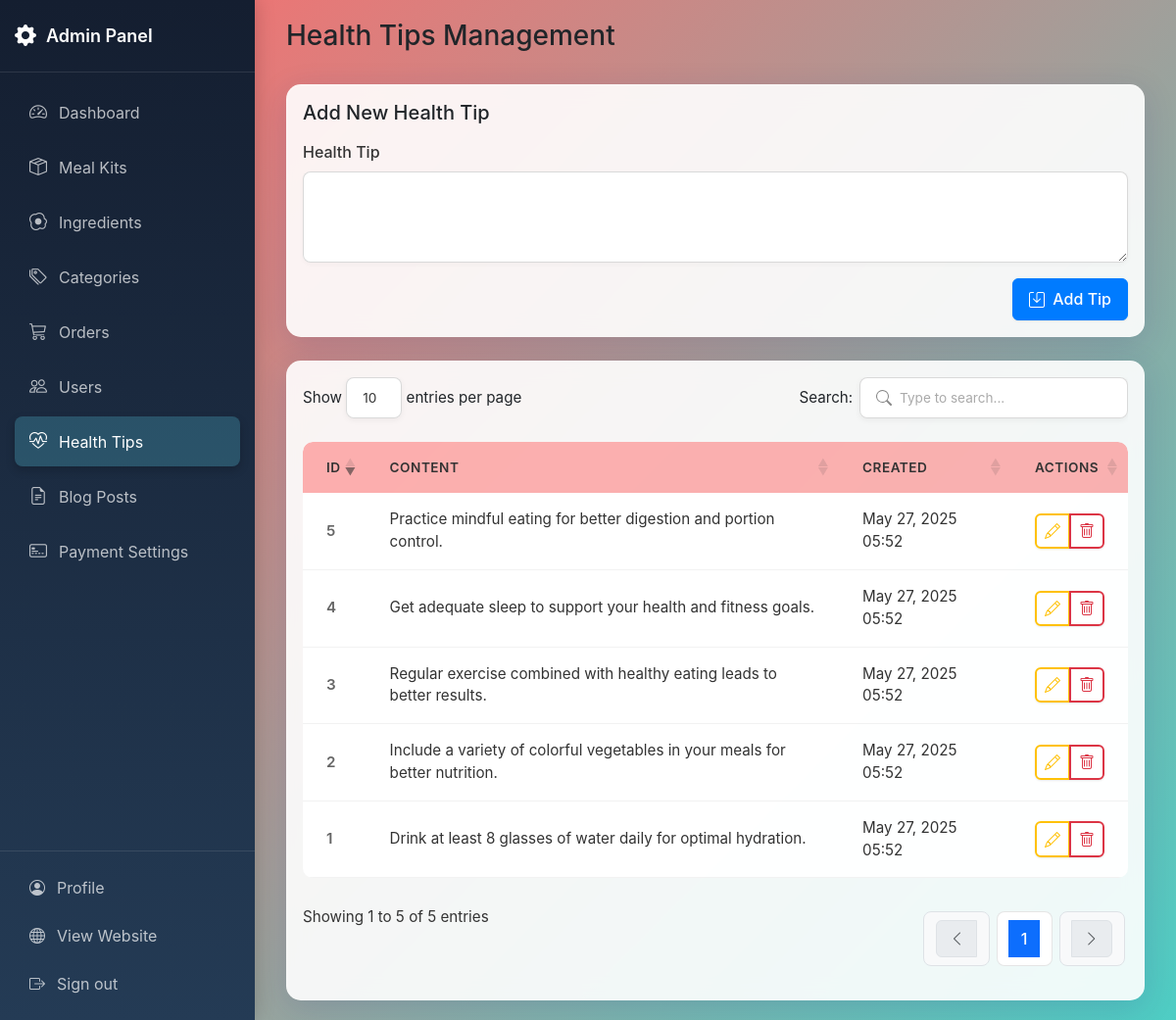
The app's page /admin/health-tips.php (signed in) with its own data.
### tables this page shows
CREATE TABLE health_tips (
    tip_id INT PRIMARY KEY AUTO_INCREMENT,
    content TEXT,
    created_at TIMESTAMP DEFAULT CURRENT_TIMESTAMP
);

### admin/health-tips.php (the view, shortened to what this page needs)
<?php
require_once '../includes/auth_check.php';
$edit_tip_id = isset($_GET['edit']) ? (int)$_GET['edit'] : null;
$edit_tip_content = '';
$health_tips = [];
$result = $mysqli->query("SELECT * FROM health_tips ORDER BY created_at DESC");
if ($result) {
    while ($row = $result->fetch_assoc()) {
        $health_tips[] = $row;
    }
}
?>
<!DOCTYPE html>
<html lang="en">
<head>
    <link href="https://cdn.jsdelivr.net/npm/bootstrap@5.3.0/dist/css/bootstrap.min.css" rel="stylesheet">
    <link rel="stylesheet" href="https://cdn.jsdelivr.net/npm/bootstrap-icons@1.11.3/font/bootstrap-icons.min.css">
    <link rel="stylesheet" href="https://cdn.datatables.net/1.13.7/css/dataTables.bootstrap5.min.css">
    <link rel="stylesheet" href="assets/css/admin.css">
</head>
<body>
    <div class="admin-container">
        <?php include 'includes/sidebar.php'; ?>
        <main class="main-content">
            <div class="container-fluid">
                <div class="row mb-4">
                    <div class="col-12 d-flex justify-content-between align-items-center">
                        <h3 class="page-title">Health Tips Management</h3>
                    </div>
                </div>
                <div class="card mb-4">
                    <div class="card-body">
                        <h5 class="card-title mb-3"><?php echo $edit_tip_id ? 'Edit Health Tip' : 'Add New Health Tip'; ?></h5>
                        <form method="POST" action="" class="needs-validation" novalidate>
                            <div class="mb-3">
                                <label for="content" class="form-label">Health Tip</label>
                                <textarea class="form-control" id="content" name="content" rows="3" required><?php echo $edit_tip_content; ?></textarea>
                            </div>
                            <div class="d-flex justify-content-end gap-2">
                                <button type="submit" class="btn btn-primary btn-ripple">
                                    <i class="bi bi-save"></i> <?php echo $edit_tip_id ? 'Save Changes' : 'Add Tip'; ?>
                                </button>
                            </div>
                        </form>
                    </div>
                </div>
                <div class="card">
                    <div class="card-body">
                        <div class="table-responsive">
                            <table class="table table-hover" id="healthTipsTable">
                                <thead>
                                    <tr>
                                        <th>ID</th>
                                        <th>Content</th>
                                        <th>Created</th>
                                        <th>Actions</th>
                                    </tr>
                                </thead>
                                <tbody>
                                    <?php foreach ($health_tips as $tip): ?>
                                    <tr>
                                        <td><?php echo $tip['tip_id']; ?></td>
                                        <td><?php echo htmlspecialchars($tip['content']); ?></td>
                                        <td><?php echo date('M d, Y H:i', strtotime($tip['created_at'])); ?></td>
                                        <td>
                                            <div class="btn-group">
                                                <a href="health-tips.php?edit=<?php echo $tip['tip_id']; ?>" class="btn btn-sm btn-outline-warning">
                                                <i class="bi bi-pencil"></i>
                                            </a>
                                                <button type="button" class="btn btn-sm btn-outline-danger" data-bs-toggle="modal" data-bs-target="#deleteConfirmModal" data-tip-id="<?php echo $tip['tip_id']; ?>">
                                                <i class="bi bi-trash"></i>
                                            </button>
                                            </div>
                                        </td>
                                    </tr>
                                    <?php endforeach; ?>
                                </tbody>
                            </table>
                        </div>
                    </div>
                </div>
            </div>
        </main>
    </div>
</body>
</html>

### admin/assets/css/admin.css (style rules this page uses)
body { min-height: 100vh; background: linear-gradient(135deg, #ff6b6b 0%, #4ecdc4 100%); overflow-x: hidden; margin: 0; padding: 0; font-family: -apple-system, BlinkMacSystemFont, "Segoe UI", Roboto, Oxygen-Sans, Ubuntu, Cantarell, "Helvetica Neue", sans-serif; }
.admin-container { display: flex; min-height: 100vh; position: relative; width: 100%; }
.main-content { flex: 1; margin-left: 260px; padding: 20px; overflow-y: auto; position: relative; min-height: 100vh; transition: all 0.3s ease; width: calc(100% - 260px); }
.card { background: rgba(255, 255, 255, 0.9); backdrop-filter: blur(10px); -webkit-backdrop-filter: blur(10px); border: 1px solid rgba(255, 255, 255, 0.18); box-shadow: 0 8px 32px 0 rgba(31, 38, 135, 0.15); border-radius: 15px; }
.table { --bs-table-bg: transparent; --bs-table-hover-bg: rgba(255, 255, 255, 0.1); margin: 0; }
.table > :not(caption) > * > * { background: transparent; border-bottom-color: rgba(255, 255, 255, 0.2); color: #333; padding: 1rem 1.5rem; }
.table > thead > tr > th { background: rgba(255, 107, 107, 0.5); font-weight: 600; text-transform: uppercase; font-size: 0.85rem; letter-spacing: 0.5px; border-bottom: none; }
.btn-outline-danger { color: #dc3545; border-color: #dc3545; }
.btn-outline-warning { color: #ffc107; border-color: #ffc107; }
.btn-primary { background-color: #007bff; border-color: #007bff; color: white; }
.btn-group .btn i { font-size: 1rem; }
.form-control, .form-select { background: rgba(255, 255, 255, 0.9); border: 1px solid rgba(255, 255, 255, 0.18); border-radius: 8px; padding: 0.5rem 1rem; backdrop-filter: blur(4px); -webkit-backdrop-filter: blur(4px); }
.form-label { color: #333; font-weight: 500; margin-bottom: 0.5rem; }
.btn { font-weight: 500; padding: 0.5rem 1rem; border-radius: 6px; transition: all 0.2s ease-in-out; box-shadow: 0 1px 2px rgba(0, 0, 0, 0.08); }
.btn-sm { padding: 0.25rem 0.5rem; font-size: 0.875rem; }
.btn-group { box-shadow: 0 1px 2px rgba(0, 0, 0, 0.08); border-radius: 6px; }
.btn-group .btn { box-shadow: none; }
.btn-outline-primary, .btn-outline-secondary, .btn-outline-success, .btn-outline-danger, .btn-outline-warning, .btn-outline-info { background-color: white; border-width: 2px; }
.btn i { display: inline-block; vertical-align: middle; margin-right: 0.25rem; }
.btn-sm i { margin-right: 0; }
.btn-ripple { position: relative; overflow: hidden; }
.btn-ripple:after { content: ""; background: rgba(255, 255, 255, 0.3); display: block; position: absolute; border-radius: 50%; width: 100px; height: 100px; margin-top: -50px; margin-left: -50px; opacity: 0; transition: all 0.5s; top: 50%; left: 50%; transform: scale(0); }
table.dataTable { border-collapse: separate !important; border-spacing: 0; margin: 0 0 1rem 0 !important; width: 100% !important; border-radius: 10px; overflow: hidden; }
table.dataTable thead th { background: rgba(255, 107, 107, 0.5); font-weight: 600; text-transform: uppercase; font-size: 0.85rem; letter-spacing: 0.5px; border-bottom: none; padding: 1rem 1.5rem; vertical-align: middle; color: #333; white-space: nowrap; border-top: none; }
table.dataTable thead th:first-child { border-top-left-radius: 10px; }
table.dataTable thead th:last-child { border-top-right-radius: 10px; }
table.dataTable tbody tr { background-color: rgba(255, 255, 255, 0.95); transition: background-color 0.2s ease; }
table.dataTable tbody td { padding: 1rem 1.5rem; vertical-align: middle; border-bottom: 1px solid rgba(0, 0, 0, 0.05); }
table.dataTable td:first-child { font-weight: 600; color: #666; }
.form-control, .form-select, .input-group-text, .dataTables_wrapper .dataTables_length select, .dataTables_wrapper .dataTables_filter input, input[type="text"], input[type="email"], input[type="password"], input[type="number"], input[type="date"], input[type="time"], input[type="search"], textarea, select { background: rgba(255, 255, 255, 0.95); border: 1px solid rgba(0, 0, 0, 0.15) !important; border-radius: 8px; padding: 0.6rem 1rem; color: #333; box-shadow: 0 2px 5px rgba(0, 0, 0, 0.03); transition: all 0.2s ease-in-out; }
::placeholder { color: #aaa !important; opacity: 1; }

### records on screen
health_tips: tip_id "1", content "Drink at least 8 glasses of water daily for optimal hydration.", created_at "May 27, 2025 05:52"
health_tips: tip_id "2", content "Include a variety of colorful vegetables in your meals for better nutrition.", created_at "May 27, 2025 05:52"
health_tips: tip_id "3", content "Regular exercise combined with healthy eating leads to better results.", created_at "May 27, 2025 05:52"
health_tips: tip_id "4", content "Get adequate sleep to support your health and fitness goals.", created_at "May 27, 2025 05:52"
health_tips: tip_id "5", content "Practice mindful eating for better digestion and portion control.", created_at "May 27, 2025 05:52"
